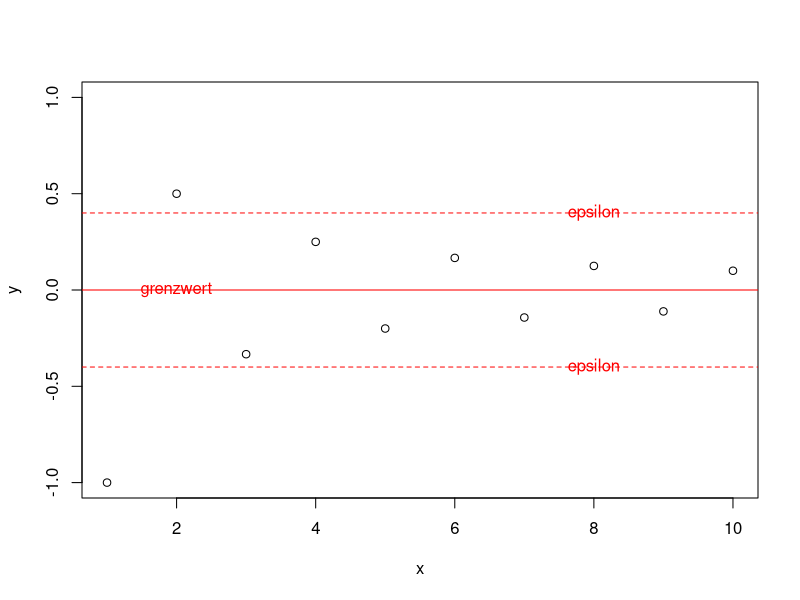

Write the R code that produced this figure.
## ---- chunk 1
knitr::opts_chunk$set(echo = TRUE)
## ---- chunk 2
folge <- function(a){(sqrt(a^2))/(2*a-1)}
an <- -(1/4)
n <- 1
message(paste('n =',n,'->',an))
while(n < 4){
    message(paste('n =',n+1,'->',folge(an)))
    an <- folge(an)
    n <- n+1
}
## ---- chunk 3
folge <- function(a){(sqrt(a^2))/(2*a-1)}
an <- (1/4)
n <- 1
message(paste('n =',n,'->',an))
while(n < 4){
    message(paste('n =',n+1,'->',folge(an)))
    an <- folge(an)
    n <- n+1
}
## ---- chunk 4
e <- 0.4
folge <- function(n){(-1)^n*(1/n)}
x <- 1:10
plot(x, y = sapply(x,folge), pty = 21, ylim = c(-1,1), ylab = "y")
abline(h = 0, col = "red")
text(label="grenzwert", col = "red", y = 0, x = 2)
abline(h=e, col = "red", lty = 2)
text(label="epsilon", col = "red", y = e, x = 8)
abline(h=-e, col = "red", lty = 2)
text(label="epsilon", col = "red", y = -e, x = 8)
